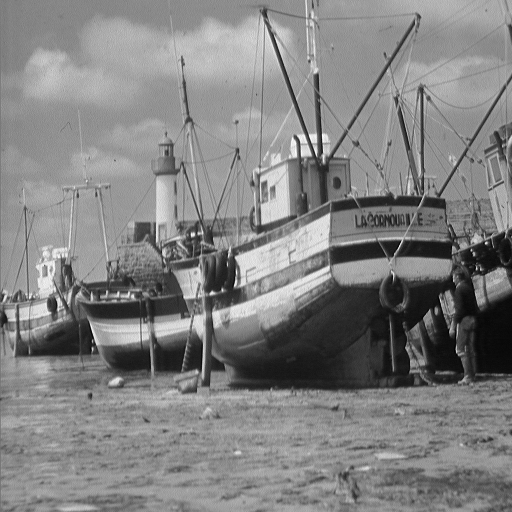
#> input picture Dataset/boat.512.tiff, 512 x 512 px, found by its file name
$ python gaussian_laplace.py
#> lines starting #> are read from the running program, lines starting #| are printed output that depends on the picture
import numpy as np
import skimage.io as io
import skimage.color as color
import scipy.ndimage as ndi
import matplotlib.pyplot as plt

# Load the grayscale image
img = io.imread('C:\\Dataset\\boat.512.tiff')
#> img is the input picture: shape (512, 512); min 0, max 255, mean 129.7

# Apply Gaussian filter
gaussian_filtered = ndi.gaussian_filter(img, sigma=1)

# Apply Laplace filter
laplace_filtered = ndi.laplace(img)
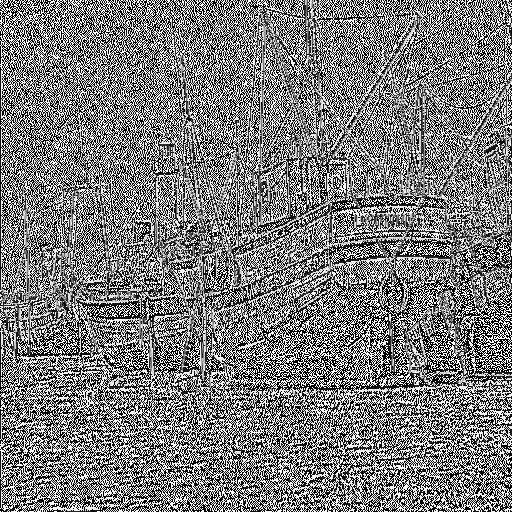
#> laplace_filtered: shape (512, 512); min 0, max 255, mean 124.4

# Create a figure with 1 row and 3 columns of subplots
fig, axes = plt.subplots(1, 3, figsize=(15, 5))

# Plot original image
axes[0].imshow(img, cmap='gray')
axes[0].set_title('Original Image')
axes[0].axis('off')

# Plot Gaussian filtered image
axes[1].imshow(gaussian_filtered, cmap='gray')
axes[1].set_title('Gaussian Filtered')
axes[1].axis('off')

# Plot Laplace filtered image
axes[2].imshow(laplace_filtered, cmap='gray')
axes[2].set_title('Laplace Filtered')
axes[2].axis('off')

# Show the plots
plt.tight_layout()
plt.show()
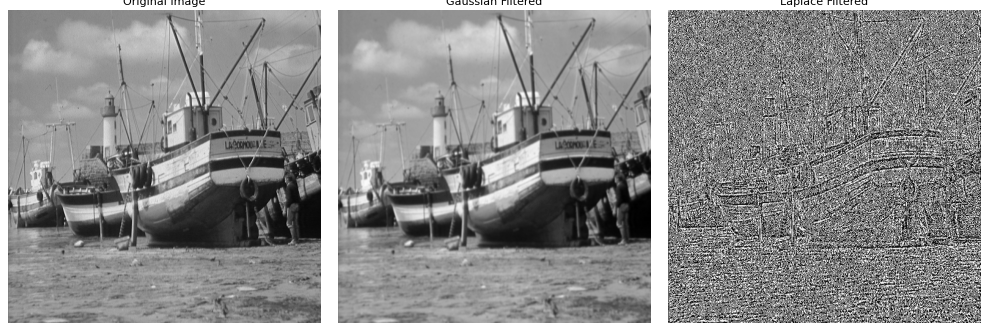
#> figure drawn by matplotlib, 3 panels

$ run again, with Dataset/4.1.03.tiff copied over Dataset/boat.512.tiff
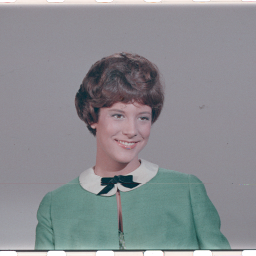
#> input picture Dataset/4.1.03.tiff, 256 x 256 px, found by its file name
#> img is the input picture: shape (256, 256, 3); mean R, G, B 137.6, 140, 144
#> `laplace_filtered = ndi.laplace(img)`:
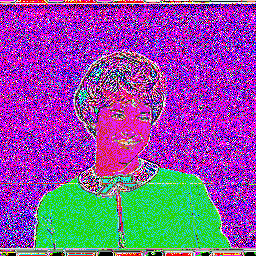
#> laplace_filtered: shape (256, 256, 3); mean R, G, B 141.2, 77.7, 163.8
#> `plt.show()`:
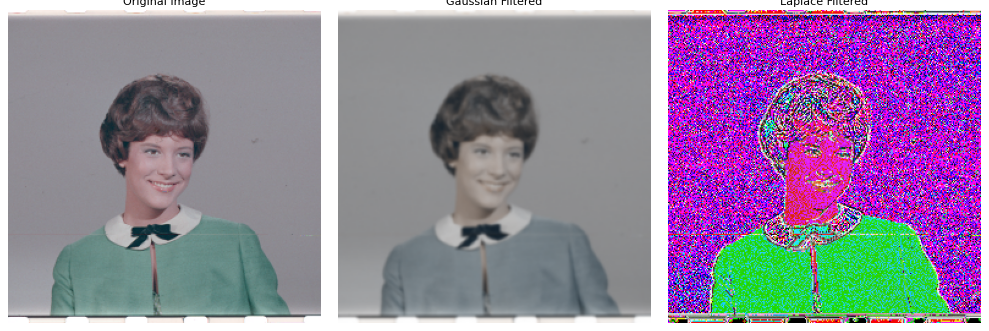
#> figure drawn by matplotlib, 3 panels
